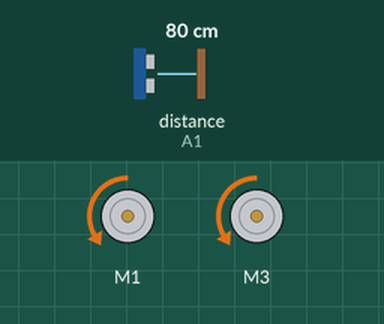
A program run on a simulated Arduino Uno, built with avr-gcc and run on an emulated ATmega328P. Shown: 2 × DC motor (green arrow = forward, orange = backward, longer = faster). The test bench sets the inputs (shaded band); at power-on: distance to the obstacle (sensor on A1) 80 cm. The echo pulse lasts 58.3 µs per cm; random numbers use the default seed unless the program sets one.

Above: at 1.2 s.
1.3 s: distance to the obstacle (sensor on A1) set to 12 cm
2.8 s: distance to the obstacle (sensor on A1) set to 9 cm
At 4.0 s:
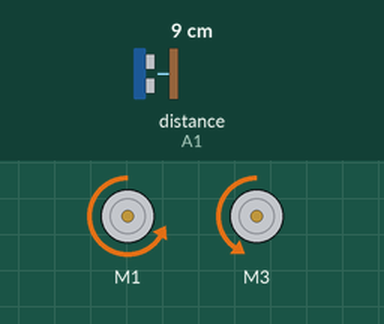
4.3 s: distance to the obstacle (sensor on A1) set to 18 cm
At 5.6 s:
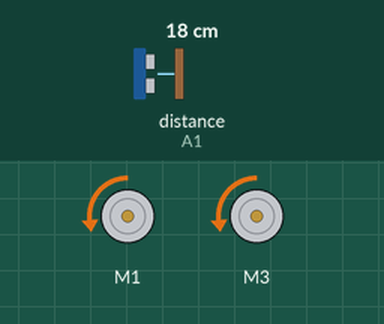
5.9 s: distance to the obstacle (sensor on A1) set to 2 cm
At 6.3 s:
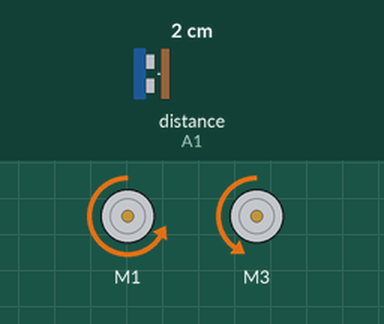
7.4 s: distance to the obstacle (sensor on A1) set to 60 cm
At 8.6 s:
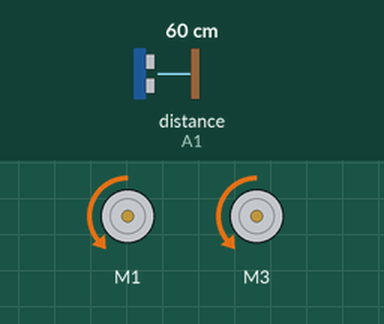
8.9 s: distance to the obstacle (sensor on A1) set to 4 cm
Timing chart, 0 to 31.5 s (numbered marks = the images above; inputs shaded):
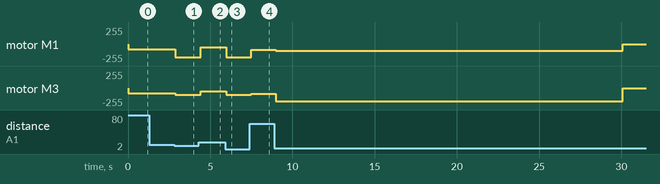

Measured:
- the behaviour switches between 11 and 10 cm on distance to the obstacle (sensor on A1) (found by bisection; images 0 and 1)
- after the input at 1.3 s, every drawn part: stays the same
- after the input at 2.8 s, motor M1: backward 75/255 → backward 200/255 after 0.07 s; motor M3: backward 75/255 → backward 101/255 after 0.07 s
- after the input at 4.3 s, motor M1: backward 200/255 → backward 49/255 after 0.11 s; motor M3: backward 101/255 → backward 49/255 after 0.11 s
- after the input at 5.9 s, motor M1: backward 49/255 → backward 200/255 after 0.07 s; motor M3: backward 49/255 → backward 101/255 after 0.07 s
- after the input at 7.4 s, motor M1: backward 200/255 → backward 84/255 after 0.10 s; motor M3: backward 101/255 → backward 84/255 after 0.10 s

The program:

main.cpp
```cpp
//#define LOGGING
#define ENABLE_ADAFRUIT_MOTOR_DRIVER_V1
#define ENABLE_NEWPING_DISTANCE_SENSOR
//#define ENABLE_REMOTE_CONTROLLER

#include <Arduino.h>
#include "logging.h"
#include "moving_average.h"

//#include <Arduino.h>
//#include <SoftwareSerial.h>

#define RUN_TIME        30

#define BT_RX           A2
#define BT_TX           A3

#define TRIGGER_PIN     A0
#define ECHO_PIN        A1
#define TOO_CLOSE       10
#define MAX_DISTANCE    400 // Maximum distance we want to ping for (in centimeters). Maximum sensor distance is rated at 400-500cm.

#define MOTOR_L 1
#define MOTOR_R 3
#define FWD_SPEED       200
#define BWD_SPEED       155


#ifdef ENABLE_REMOTE_CONTROLLER
SoftwareSerial BTSerial(BT_RX, BT_TX);
#endif

#ifdef ENABLE_ADAFRUIT_MOTOR_DRIVER_V1
#include "adafruit_motor_driver_v1.h"
#endif

#ifdef ENABLE_NEWPING_DISTANCE_SENSOR
#include "newping_distance_sensor.h"
#define DISTANCE_SENSOR_INIT TRIGGER_PIN,ECHO_PIN,MAX_DISTANCE
#endif

namespace SlowPoke
{
    class Robot
    {
        public:
            Robot()
                : leftMotor(MOTOR_L), rightMotor(MOTOR_R),
                  distanceSensor(DISTANCE_SENSOR_INIT) //, distanceAverage(MAX_DISTANCE)
            {
                initialize();
            }

            void initialize()
            {
                state = state_t::STOPPED;
                startTime = millis();
                endTime = startTime + RUN_TIME * 1000;
                //move();
                move(50); // with forced distance of 30 cm
            }

            void run()
            {
                if (stopped())
                    return;

                unsigned long currentTime = millis();

                // moving average - not useful
                //unsigned int distance = distanceAverage.add(distanceSensor.getDistance());
                unsigned int distance = distanceSensor.getDistance();
                log("state: %u, currentTime: %lu, distance: %u\n", state, currentTime, distance);

                if (doneMoving(currentTime))
                    stop();
                else if (moving())
                {
                    if (obstacleAhead(distance))
                        turn(currentTime);
                }
                else if (turning())
                {
                    if (doneTurning(currentTime, distance))
                        move(distance);
                }
            }

            // state checks
            bool doneMoving(unsigned long currentTime)
            {
                return currentTime >= endTime;
            }

            bool doneTurning(unsigned long currentTime, unsigned int distance)
            {
                if (currentTime >= endStateTime)
                    return distance > TOO_CLOSE;
                return false;
            }

            bool obstacleAhead(unsigned int distance)
            {
                return distance <= TOO_CLOSE;
            }


            // movement commands
            void move(unsigned int distance)
            {
                unsigned int speed = map(distance, 20, 200, 50, FWD_SPEED);

                leftMotor.setSpeed(speed);
                rightMotor.setSpeed(speed);
                //leftMotor.setSpeed(FWD_SPEED);
                //rightMotor.setSpeed(FWD_SPEED);

                state = state_t::MOVING;
            }

            void stop()
            {
                leftMotor.setSpeed(0);
                rightMotor.setSpeed(0);
                state = state_t::STOPPED;
            }

            void turn(unsigned long currentTime)
            {
                if (random(2) == 0)
                {
                    leftMotor.setSpeed(-BWD_SPEED);
                    rightMotor.setSpeed(FWD_SPEED);
                }
                else // turn right
                {
                    leftMotor.setSpeed(FWD_SPEED);
                    rightMotor.setSpeed(-BWD_SPEED);
                }

                state = state_t::TURNING;
                endStateTime = currentTime + random(500, 1000);
            }

            // movement states
            bool moving() { return state == state_t::MOVING; }
            bool turning() { return state == state_t::TURNING; }
            bool stopped() { return state == state_t::STOPPED; }


        private:
            enum state_t {
                STOPPED,
                MOVING,
                TURNING,
                REMOTE_CONTROL
            };

            state_t state;

            unsigned long startTime;
            unsigned long endTime;
            unsigned long endStateTime;;

            Motor leftMotor;
            Motor rightMotor;

            DistanceSensor distanceSensor;
            //MovingAverage<unsigned int, 10> distanceAverage; // was 3 measurements only
    };
};

SlowPoke::Robot robot;

void setup() {
    Serial.begin(115200);
    //BTSerial.begin(9600);

    robot.initialize();
}

void loop() {
    robot.run();
}
```

distance_sensor.h
```cpp
/**
 * @file distance_sensor.h
 * @brief Distance sensor driver definition for the SlowPoke robot.
 * @author
 */

namespace SlowPoke
{
    class DistanceSensorDriver
    {
    public:
        DistanceSensorDriver(unsigned int distance) : maxDistance(distance) {}

        /**
         * @brief Return the distance to the nearest obstacle [centimeters]
         * @return the distance to the closest object in centimeters
         *   or maxDistance if no object was detected
         */
        virtual unsigned int getDistance() = 0;

    protected:
        uint8_t maxDistance;
    };
};
```

logging.h
```cpp
#ifdef LOGGING
#include <stdarg.h>

void log(const char* format, ...)
{
    char buf[256];
    va_list args;
    va_start(args, format);
    vsnprintf(buf, sizeof(buf), format, args);
    va_end(args);
    Serial.print(buf);
}

#else // logging is disabled
#define log(...)
#endif
```

moving_average.h
```cpp
/**
 * @brief Moving Average(circular buffer) for various input sensor data smoothing
 * @return Smoothed average value for N items
 */

template <typename V, int N> class MovingAverage
{
public:
    MovingAverage(V def = 0) : sum(0), ptr(0)
    {
        for (int i = 0; i < N; i++)
        {
            samples[i] = def;
            sum += samples[i];
        }
    }

    /**
     * @return Smoothened average value for N items
     */
    V add(V new_sample)
    {
        sum = sum - samples[ptr] + new_sample;
        samples[ptr++] = new_sample;
        if (ptr > N)
            ptr = 0;
        return sum / N;
    }

private:
    V samples[N];
    V sum;
    V ptr;
};
```

newping_distance_sensor.h
```cpp
/**
 * @brief Return the distance to the nearest obstacle [centimeters] measured by NewPing device
 * @return the distance to the closest object in centimeters
 *   or maxDistance if no object was detected
 */

#include <NewPing.h>
#include "distance_sensor.h"

namespace SlowPoke
{
    class DistanceSensor : DistanceSensorDriver
    {
        public:
            DistanceSensor(int triggerPin, int echoPin, unsigned int maxDistance)
                : DistanceSensorDriver(maxDistance),
                  sensor(triggerPin, echoPin, maxDistance)
            {
            }

            /*
            virtual unsigned int getDistance()
            {
                unsigned int distance = sensor.ping_cm();
                if (distance <= 0 || distance > maxDistance)
                    return maxDistance;
                return distance;
            }
            */

            virtual unsigned int getDistance()
            {
                unsigned int dist = sensor.ping_median(3);
                dist = sensor.convert_cm(dist);

                /*
                if (dist > maxDistance)
                    dist = maxDistance;
                else if (dist <= 0 )
                    dist = 0;
                */

                if (dist <= 0)
                    return maxDistance;
                return dist;
            }

/*
            virtual uint8_t getDistance()
            {
                unsigned int filteredDistance;
                unsigned int distance = sensor.ping_cm();

                // filter out values that are over the edges
                if (distance > maxDistance)
                    filteredDistance = maxDistance;
                else if (distance <= 0 )
                    filteredDistance = 0;

                unsigned int smoothedDistance = distance;
                smoothedDistance = (distance * (1 - filteredDistance)) + (smoothedDistance * filteredDistance);

                return smoothedDistance;
            }
*/

        private:
            NewPing sensor;
    };

};
```

adafruit_motor_driver_v1.h
```cpp
/**
 * @file adafruit_motor_driver_v1.h
 * @brief Motor device driver for the Adafruit motor shield
 * @author
 */

#include <AFMotor.h>
#include "motor_driver.h"

namespace SlowPoke
{
    class Motor : MotorDriver
    {
    public:
        /**
         * @brief Class constructor.
         * @param number the DC motor number to control, from 1 to 4.
         */
        Motor(int number)
            : MotorDriver(), motor(number), currentSpeed(0)
        {
        }

        void setSpeed(int speed)
        {
            currentSpeed = speed;
            if (speed >= 0) {
                motor.setSpeed(speed);
                motor.run(FORWARD);
            }
                motor.setSpeed(speed);
                motor.run(BACKWARD);
        }

        int getSpeed() const
        {
            return currentSpeed;
        }

    private:
        AF_DCMotor motor;
        int currentSpeed;
    };
};
```

motor_driver.h
```cpp
/**
 * @file motor_driver.h
 * @brief Motor device driver definition.
 * @author
 */

namespace SlowPoke
{
    class MotorDriver
    {
    public:
        /**
         * @brief Change the speed of the motor.
         * @param speed The new speed of the motor.
         *  Valid values are between -255 and 255.
         *  Use positive values to run the motor forward,
         *  negative values to run it backward and zero to stop the motor.
         */
        virtual void setSpeed(int speed) = 0;

        /**
         * @brief Return the current speed of the motor.
         * @return The current speed of the motor with range -255 to 255.
         */
        virtual int getSpeed() const = 0;
    };
};
```
